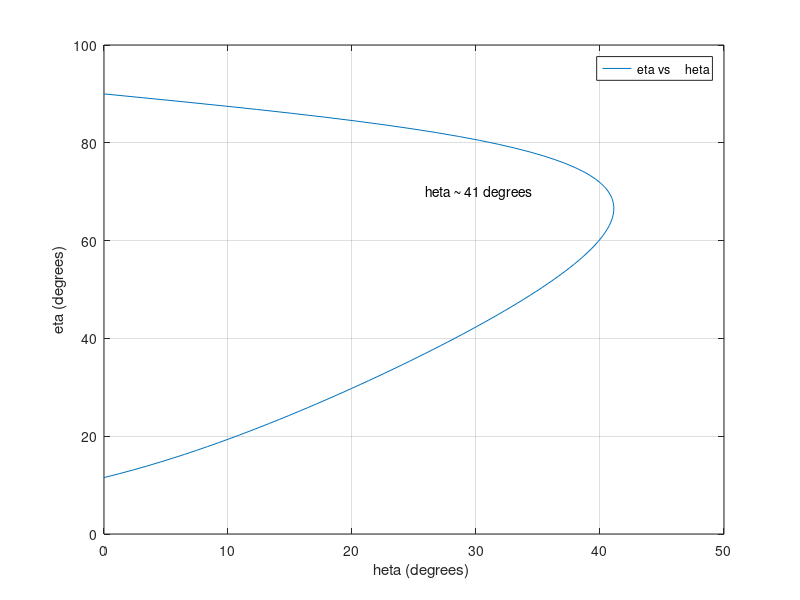

This chart was generated by the following MATLAB code:
M = 5;
alpha = 1.4;

beta = linspace(asind(1/M), 90, 100);

theta = atand((2 .* cotd(beta) .* (M .^ 2 .* sind(beta) .^ 2 - 1)) ./ (M .^ 2 .* (alpha + cosd(2 .* beta)) + 2));

plot(theta, beta);

grid on
xlabel("\theta (degrees)")
ylabel("\beta (degrees)")
legend("\beta vs \theta")
text(25,70, "\theta ~ 41 degrees")